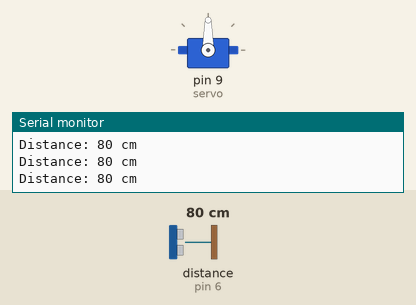
The sketch below on a simulated Arduino Uno, built with avr-gcc and run on an emulated ATmega328P. Shown: servo, the last lines printed to the serial monitor. Wiring (inferred from the names in the program): ultrasonic range finder: trigger pin 7; echo pin 6. The inputs (shaded band) are chosen by the test bench; at power-on: distance to the obstacle (sensor on pin 6) 80 cm. The echo pulse lasts 58.3 µs per cm.

Above: at 1.3 s.
1.4 s: distance to the obstacle (sensor on pin 6) set to 17 cm
4.4 s: distance to the obstacle (sensor on pin 6) set to 14 cm
At 6.9 s:
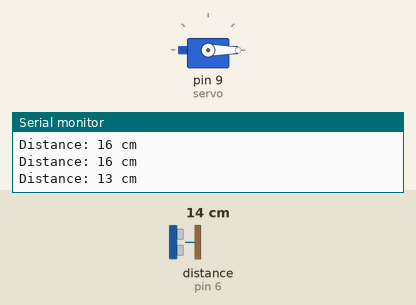
7.4 s: distance to the obstacle (sensor on pin 6) set to 18 cm
At 10.1 s:
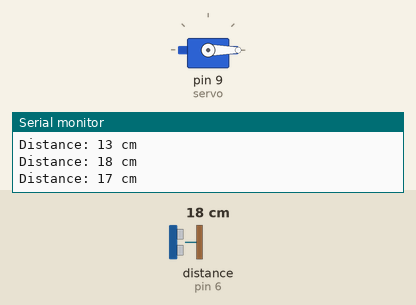
Timing chart, 0 to 11.6 s (numbered marks = the images above; inputs shaded):
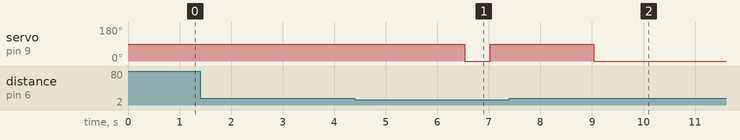

Measured:
- the behaviour switches between 16 and 15 cm on distance to the obstacle (sensor on pin 6) (found by bisection; images 0 and 1)
- after the input at 4.4 s, servo on pin 9 (servo): 90° → 0° after 2.1 s, → 90° 0.50 s later
- after the input at 7.4 s, servo on pin 9 (servo): goes on until 9.0 s, then stays 0°

The sketch:

smart_dustbin_for_rough_use.ino
```cpp
#include <Servo.h>

Servo servo;
const int trigPin = 7;
const int echoPin = 6;

void setup() {
  servo.attach(9);
  pinMode(trigPin, OUTPUT);
  pinMode(echoPin, INPUT);
  Serial.begin(9600);
}

void loop() {
  long duration, distance;

  // Send an ultrasonic pulse
  digitalWrite(trigPin, LOW);
  delayMicroseconds(2);
  digitalWrite(trigPin, HIGH);
  delayMicroseconds(10);
  digitalWrite(trigPin, LOW);

  // Read the duration of the echo pulse
  duration = pulseIn(echoPin, HIGH);

  // Calculate the distance in centimeters
  distance = duration / 58;  // Speed of sound is 343 m/s, so distance = (time * speed) / 2

  // Print the distance on the Serial Monitor
  Serial.print("Distance: ");
  Serial.print(distance);
  Serial.println(" cm");

  // If an object is too close (replace the threshold value as needed)
  if (distance < 15) {
    // Open the lid (assuming 90 degrees is open)
    servo.write(90);
    delay(2000);  // Keep the lid open for 2 seconds
    // Close the lid (0 degrees)
    servo.write(0);
  }
  delay(500);  // Add a delay for stability
}
```
